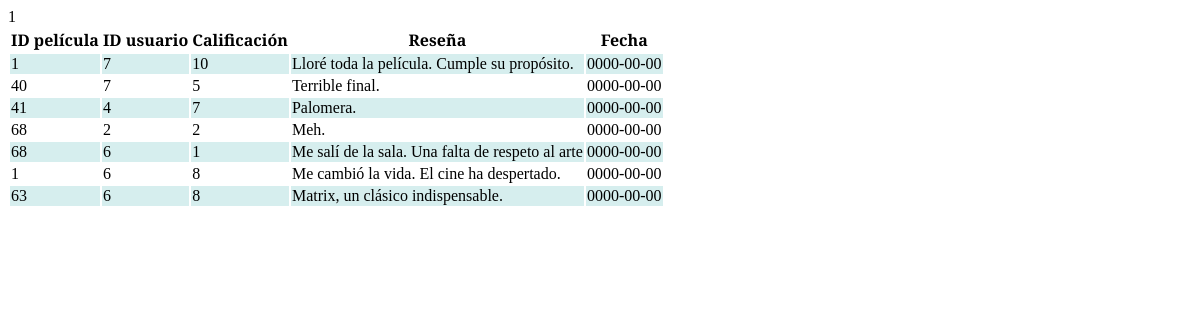
Screenshot of /reviews.php with the database file from the repository.
### tables this page shows
CREATE TABLE review (
  review_id int NOT NULL AUTO_INCREMENT,
  
  usuario_id int NOT NULL,
  pelicula_id int NOT NULL,
  
  calificacion int NOT NULL,
  resena text NOT NULL,
  fecha date NOT NULL,

  PRIMARY KEY (review_id),
  
  FOREIGN KEY (usuario_id) REFERENCES usuario(usuario_id) ON DELETE CASCADE,
  FOREIGN KEY (pelicula_id) REFERENCES pelicula(pelicula_id) ON DELETE CASCADE
);

### reviews.php (the view, shortened to what this page needs)
<!DOCTYPE html>
<html>
<head>
  <link href="style.css" rel="stylesheet" type="text/css">
</head>
    <body>
        <table>
            <tr>
                <th>ID película</th>
                <th>ID usuario</th>
                <th>Calificación</th>
                <th>Reseña</th>
                <th>Fecha</th>
            </tr>
            <?php
            require_once('conexion.php');
            $ssql = 'SELECT * FROM pelianalitic.review';
            $result = mysqli_query($conexion, $ssql);
            if ($result->num_rows >0) {
                while($row =  mysqli_fetch_assoc($result)) {
                    echo "<tr><td>" . $row['pelicula_id'] . "</td><td>" . $row['usuario_id'] . "</td><td>" . $row['calificacion'] . "</td><td>" . $row['resena'] .  "</td><td>"  . $row['fecha'] ."</td></tr>";
                }
            }
            else {
                echo "No Results";
            }
            ?>
        </table>
    </body>
</html>

### style.css (style rules this page uses)
body { font-family: 'Merriweather', serif; }
tr:nth-child(even) { background-color: #D6EEEE; }

### rows the page displays
review: pelicula "1", usuario "7", calificacion "10", resena "Lloré toda la película. Cumple su propósito.", fecha "0000-00-00"
review: pelicula "40", usuario "7", calificacion "5", resena "Terrible final.", fecha "0000-00-00"
review: pelicula "41", usuario "4", calificacion "7", resena "Palomera.", fecha "0000-00-00"
review: pelicula "68", usuario "2", calificacion "2", resena "Meh.", fecha "0000-00-00"
review: pelicula "68", usuario "6", calificacion "1", resena "Me salí de la sala. Una falta de respeto al arte", fecha "0000-00-00"
review: pelicula "1", usuario "6", calificacion "8", resena "Me cambió la vida. El cine ha despertado.", fecha "0000-00-00"
review: pelicula "63", usuario "6", calificacion "8", resena "Matrix, un clásico indispensable.", fecha "0000-00-00"
